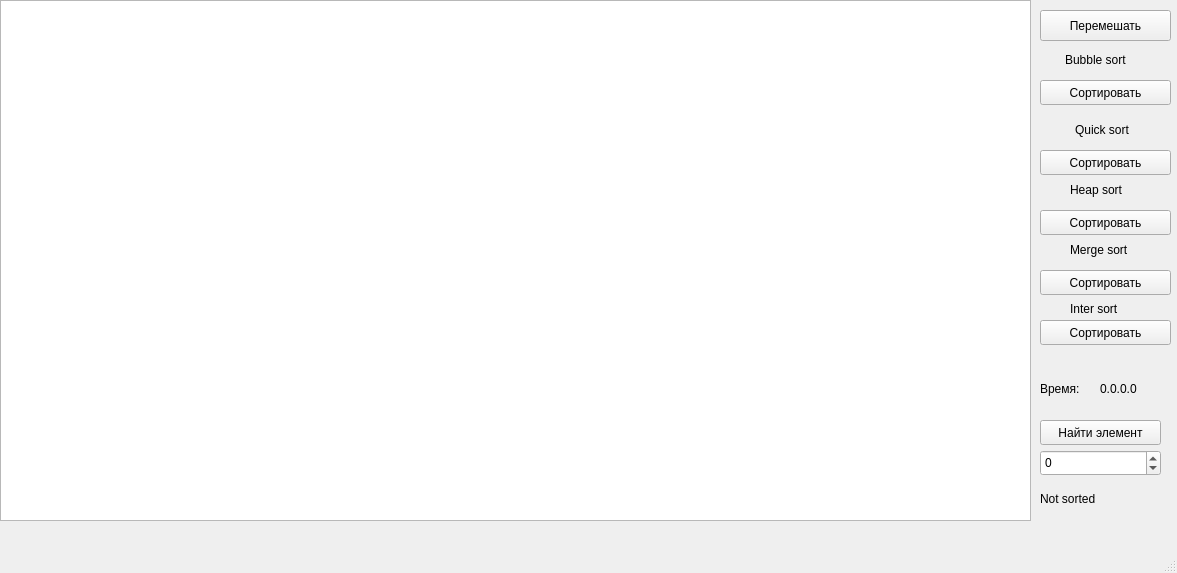
<?xml version="1.0" encoding="UTF-8"?>
<ui version="4.0">
 <class>MainWindow</class>
 <widget class="QMainWindow" name="MainWindow">
  <property name="geometry">
   <rect>
    <x>0</x>
    <y>0</y>
    <width>1177</width>
    <height>573</height>
   </rect>
  </property>
  <property name="windowTitle">
   <string>MainWindow</string>
  </property>
  <widget class="QWidget" name="centralwidget">
   <widget class="QGraphicsView" name="graphicsView">
    <property name="geometry">
     <rect>
      <x>0</x>
      <y>0</y>
      <width>1031</width>
      <height>521</height>
     </rect>
    </property>
   </widget>
   <widget class="QPushButton" name="pushButtonMerge">
    <property name="geometry">
     <rect>
      <x>1040</x>
      <y>10</y>
      <width>131</width>
      <height>31</height>
     </rect>
    </property>
    <property name="text">
     <string>Перемешать</string>
    </property>
   </widget>
   <widget class="QLabel" name="label">
    <property name="geometry">
     <rect>
      <x>1065</x>
      <y>50</y>
      <width>91</width>
      <height>20</height>
     </rect>
    </property>
    <property name="text">
     <string>Bubble sort</string>
    </property>
   </widget>
   <widget class="QPushButton" name="pushButtonBubbe">
    <property name="geometry">
     <rect>
      <x>1040</x>
      <y>80</y>
      <width>131</width>
      <height>25</height>
     </rect>
    </property>
    <property name="text">
     <string>Сортировать</string>
    </property>
   </widget>
   <widget class="QPushButton" name="pushButtonQuick">
    <property name="geometry">
     <rect>
      <x>1040</x>
      <y>150</y>
      <width>131</width>
      <height>25</height>
     </rect>
    </property>
    <property name="text">
     <string>Сортировать</string>
    </property>
   </widget>
   <widget class="QLabel" name="label_2">
    <property name="geometry">
     <rect>
      <x>1075</x>
      <y>120</y>
      <width>81</width>
      <height>20</height>
     </rect>
    </property>
    <property name="text">
     <string>Quick sort</string>
    </property>
   </widget>
   <widget class="QPushButton" name="pushButtonHeap">
    <property name="geometry">
     <rect>
      <x>1040</x>
      <y>210</y>
      <width>131</width>
      <height>25</height>
     </rect>
    </property>
    <property name="text">
     <string>Сортировать</string>
    </property>
   </widget>
   <widget class="QLabel" name="label_3">
    <property name="geometry">
     <rect>
      <x>1070</x>
      <y>180</y>
      <width>71</width>
      <height>20</height>
     </rect>
    </property>
    <property name="text">
     <string>Heap sort</string>
    </property>
   </widget>
   <widget class="QPushButton" name="pushButtonMerge_2">
    <property name="geometry">
     <rect>
      <x>1040</x>
      <y>270</y>
      <width>131</width>
      <height>25</height>
     </rect>
    </property>
    <property name="text">
     <string>Сортировать</string>
    </property>
   </widget>
   <widget class="QLabel" name="label_4">
    <property name="geometry">
     <rect>
      <x>1070</x>
      <y>240</y>
      <width>81</width>
      <height>20</height>
     </rect>
    </property>
    <property name="text">
     <string>Merge sort</string>
    </property>
   </widget>
   <widget class="QPushButton" name="pushButtonFindElement">
    <property name="geometry">
     <rect>
      <x>1040</x>
      <y>420</y>
      <width>121</width>
      <height>25</height>
     </rect>
    </property>
    <property name="text">
     <string>Найти элемент</string>
    </property>
   </widget>
   <widget class="QLabel" name="labelFind">
    <property name="geometry">
     <rect>
      <x>1040</x>
      <y>490</y>
      <width>121</width>
      <height>17</height>
     </rect>
    </property>
    <property name="text">
     <string>Not sorted</string>
    </property>
   </widget>
   <widget class="QSpinBox" name="spinBox">
    <property name="geometry">
     <rect>
      <x>1040</x>
      <y>450</y>
      <width>121</width>
      <height>26</height>
     </rect>
    </property>
    <property name="minimum">
     <number>-250</number>
    </property>
    <property name="maximum">
     <number>750</number>
    </property>
   </widget>
   <widget class="QLabel" name="label_5">
    <property name="geometry">
     <rect>
      <x>1070</x>
      <y>300</y>
      <width>66</width>
      <height>17</height>
     </rect>
    </property>
    <property name="text">
     <string>Inter sort</string>
    </property>
   </widget>
   <widget class="QPushButton" name="pushButtonInter">
    <property name="geometry">
     <rect>
      <x>1040</x>
      <y>320</y>
      <width>131</width>
      <height>25</height>
     </rect>
    </property>
    <property name="text">
     <string>Сортировать</string>
    </property>
   </widget>
   <widget class="QLabel" name="label_6">
    <property name="geometry">
     <rect>
      <x>1040</x>
      <y>380</y>
      <width>51</width>
      <height>17</height>
     </rect>
    </property>
    <property name="text">
     <string>Время:</string>
    </property>
   </widget>
   <widget class="QLabel" name="labelTime">
    <property name="geometry">
     <rect>
      <x>1100</x>
      <y>380</y>
      <width>71</width>
      <height>17</height>
     </rect>
    </property>
    <property name="text">
     <string>0.0.0.0</string>
    </property>
   </widget>
  </widget>
  <widget class="QMenuBar" name="menubar">
   <property name="geometry">
    <rect>
     <x>0</x>
     <y>0</y>
     <width>1177</width>
     <height>22</height>
    </rect>
   </property>
  </widget>
  <widget class="QStatusBar" name="statusbar"/>
 </widget>
 <resources/>
 <connections/>
</ui>
